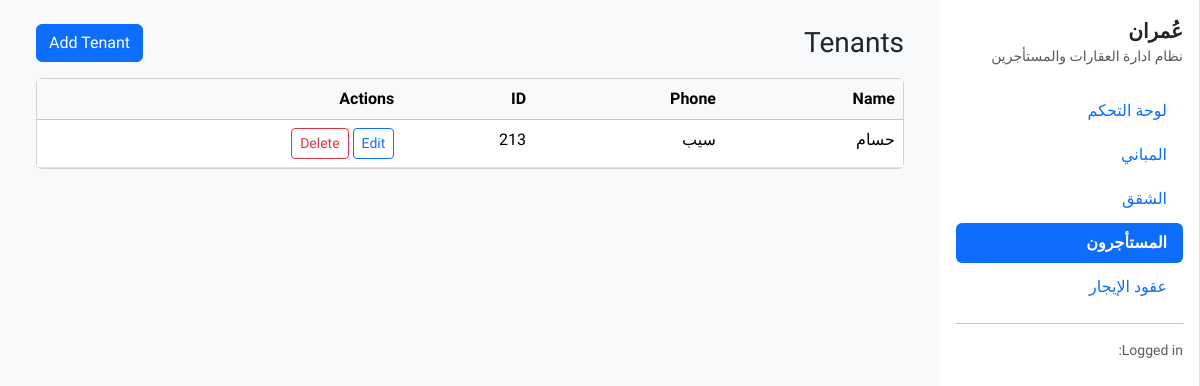
Before: /tenants/ with the older database file.
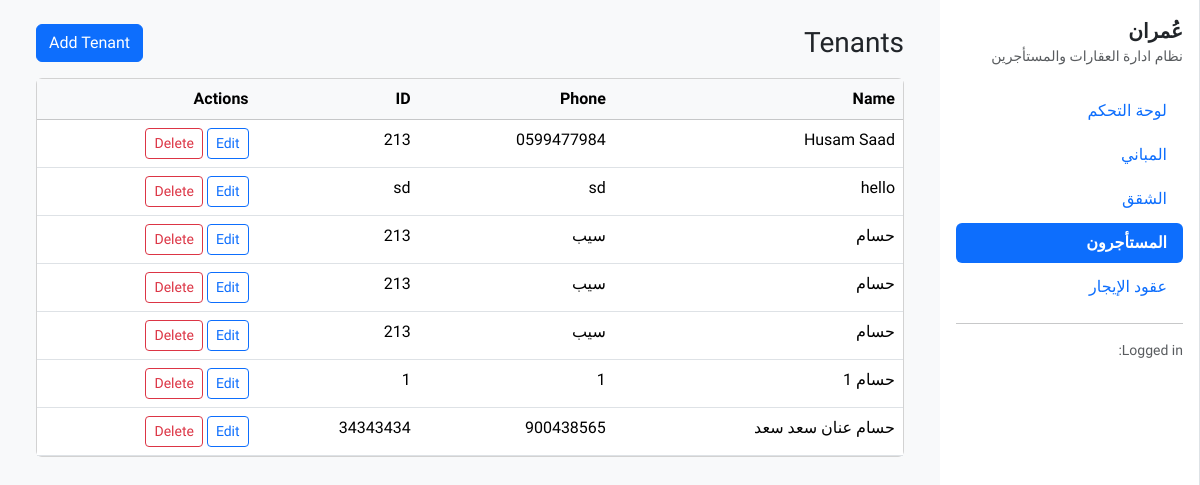
After: the same page with the newer database file.
### listings/models.py (models this page shows, shortened)
class Tenant(models.Model):
    full_name = models.CharField("اسم المستأجر", max_length=150)
    phone = models.CharField("رقم الهاتف", max_length=50, blank=True)
    id_number = models.CharField("رقم الهوية", max_length=50, blank=True)
    address = models.CharField("العنوان", max_length=255, blank=True)  # ✅ جديد
    id_image = models.ImageField("صورة الهوية", upload_to="tenant_ids/", blank=True, null=True)
    notes = models.TextField("ملاحظات", blank=True)
    class Meta:
        verbose_name = "مستأجر"
        verbose_name_plural = "المستأجرون"
        ordering = ["full_name"]

### listings/views.py (the view)
# urls.py: path("tenants/", views.tenant_list, name="tenant_list"),
def tenant_list(request):
    tenants = Tenant.objects.all().order_by("full_name")
    is_htmx = request.headers.get("HX-Request")
    template = "listings/partials/tenant_list_partial.html" if is_htmx else "listings/tenant_list.html"
    return render(request, template, {"tenants": tenants})

### listings/templates/listings/tenant_list.html (shortened to what this page needs)
{% extends "layout/base.html" %}
{% block content %}
<div class="d-flex align-items-center justify-content-between mb-3">
  <h3 class="mb-0">Tenants</h3>
  <a class="btn btn-primary" href="{% url 'tenant_create' %}">Add Tenant</a>
</div>
<div class="card">
  <div class="table-responsive">
    <table class="table table-hover mb-0">
      <thead class="table-light">
        <tr>
          <th>Name</th>
          <th>Phone</th>
          <th>ID</th>
          <th class="text-end">Actions</th>
        </tr>
      </thead>
      <tbody>
        {% for t in tenants %}
        <tr>
          <td>{{ t.full_name }}</td>
          <td>{{ t.phone }}</td>
          <td>{{ t.id_number }}</td>
          <td class="text-end">
            <a class="btn btn-sm btn-outline-primary" href="{% url 'tenant_edit' t.id %}">Edit</a>
            <a class="btn btn-sm btn-outline-danger" href="{% url 'tenant_delete' t.id %}">Delete</a>
          </td>
        </tr>
        {% empty %}
        <tr><td colspan="4" class="text-center text-muted p-4">No tenants yet.</td></tr>
        {% endfor %}
      </tbody>
    </table>
  </div>
</div>
{% endblock %}

Changed rows visible on the page:
added Tenant: full_name "Husam Saad", phone "0599477984", id_number "213"
added Tenant: full_name "hello", phone "sd", id_number "sd"
added Tenant: full_name "حسام", phone "سيب", id_number "213"
added Tenant: full_name "حسام", phone "سيب", id_number "213"
added Tenant: full_name "حسام 1", phone "1", id_number "1"
added Tenant: full_name "حسام عنان سعد سعد", phone "900438565", id_number "34343434"
